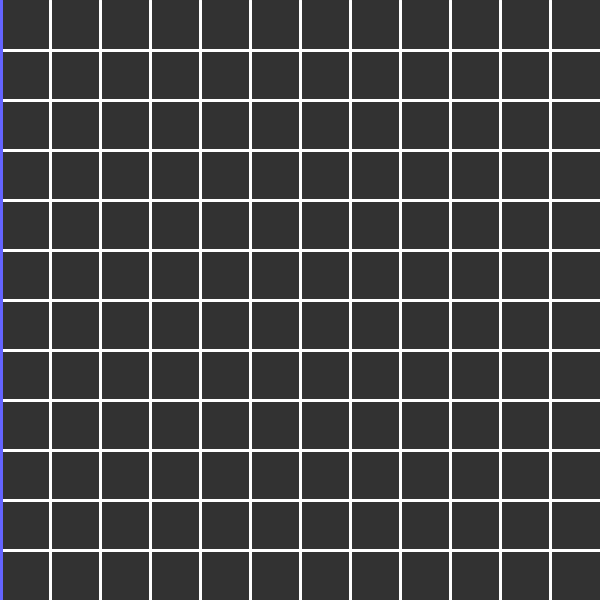
Frame 1 (no input)
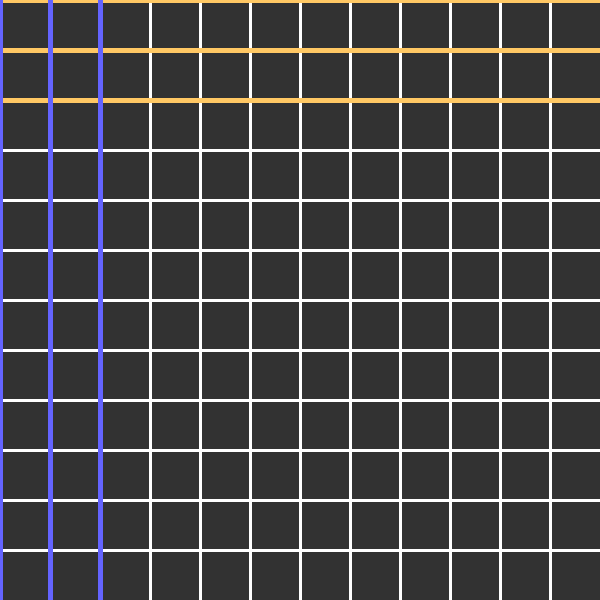
Frame 60 (the mouse pressed at the canvas centre just before this capture)
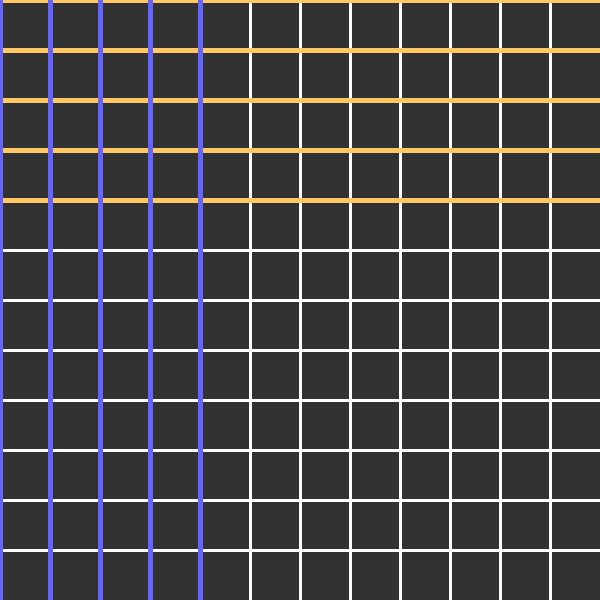
Frame 120 (the mouse held since frame 60 and released just before this capture)

The Processing sketch that drew these frames (run headless with seeded random() and noise(); from frame 60 on, the mouse is pressed at the canvas centre):

// Processing sketch: while_while
// ── while_while.pde
// if - 0 ou 1
// while -  infinito

float endX = 0;

void setup () {
  size(600, 600);
}

void draw () {
  background (50);

  stroke(255);
  strokeWeight(3);
  
  // initialization condition
  float x = 50;
  
  // boolean expression
  while (x < width) {
    line(x, 0, x, height);
  
  // incrementation operation
    x = x + 50;
  }
  
  float y = 50;

  while (y < height) {
    line (0, y, width, y);
    y = y + 50;
  }
  
  for ( float z = 0; z < endX; z = z + 50) {
    stroke (255, 200, 100);
    strokeWeight(5);
    line(0, z, width, z);
  }
  
  endX = endX + 1;
  
  for ( float a = 0; a < endX; a = a + 50) {
    stroke (100, 100, 255);
    strokeWeight(5);
    line(a, 0, a, height);
  }
  
  endX = endX + 1;
}
